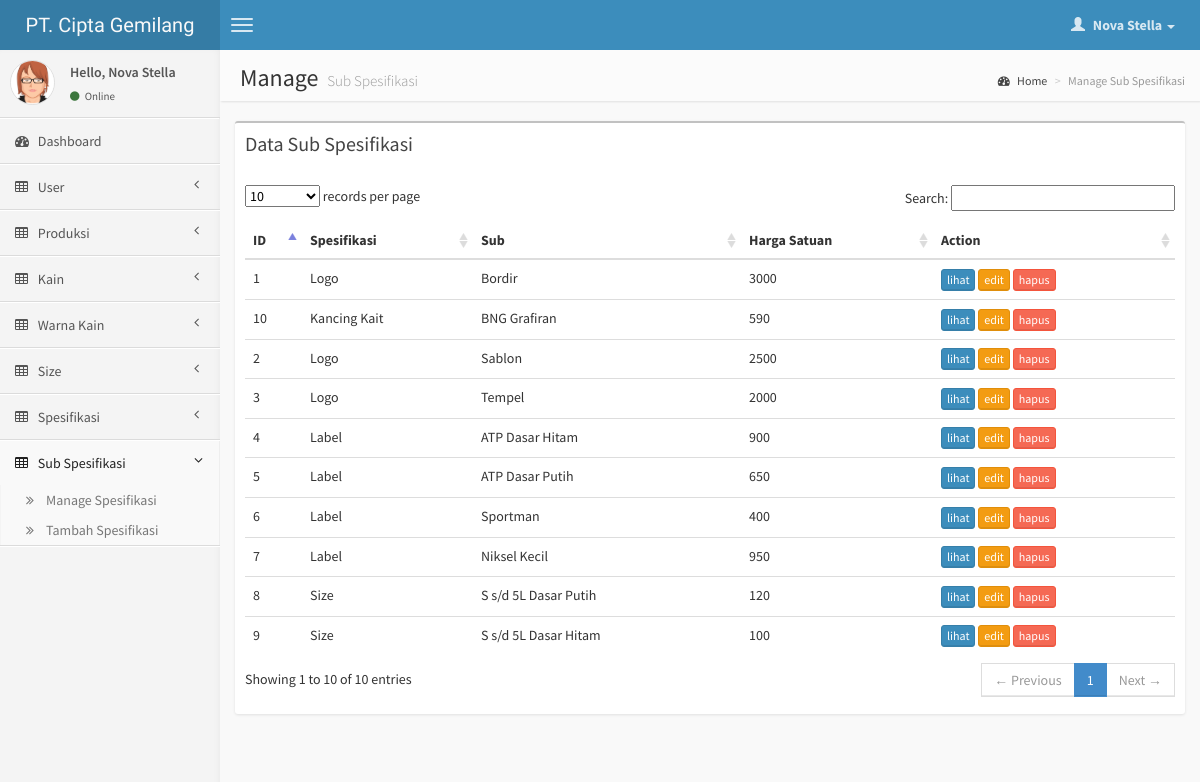
Screenshot of /page/sub-spesifikasi/index.php (signed in) with the database file from the repository.
### tables this page shows
CREATE TABLE IF NOT EXISTS `user` (
  `id_user` int(11) NOT NULL AUTO_INCREMENT,
  `nama` varchar(100) NOT NULL,
  `username` varchar(15) NOT NULL,
  `password` varchar(255) NOT NULL,
  `level` int(11) NOT NULL,
  `date_created` date NOT NULL,
  PRIMARY KEY (`id_user`)
);

CREATE TABLE IF NOT EXISTS `sub_spesifikasi` (
  `id_sub_spesifikasi` int(11) NOT NULL AUTO_INCREMENT,
  `id_spesifikasi` int(11) NOT NULL,
  `nama` varchar(50) NOT NULL,
  `harga` int(11) NOT NULL,
  PRIMARY KEY (`id_sub_spesifikasi`)
);

CREATE TABLE IF NOT EXISTS `spesifikasis` (
  `id_spesifikasi` int(11) NOT NULL AUTO_INCREMENT,
  `spesifikasi` varchar(50) NOT NULL,
  PRIMARY KEY (`id_spesifikasi`)
);

### function.php (called while the page is built, shortened)
<?php
	function getUserInfo($field){
		if(isset($_SESSION['id_user'])){
			$q = mysql_query("select * from user where id_user='$_SESSION[id_user]'");
			$data = mysql_fetch_array($q);
			return $data[$field];
		}
		return false;
	}
	function getSpesifikasi($id){
		$q = mysql_query("select * from spesifikasis where id_spesifikasi='$id'");
		$data = mysql_fetch_array($q);
		return $data['spesifikasi'];
	}
?>

### page/sub-spesifikasi/index.php (the view, shortened to what this page needs)
<?php $pageTitle = 'Manage Sub Spesifikasi'; $pageActive = 'sub_spesifikasi'; ?>
<?php include '../header.php'; ?>
<section class="content-header">
    <h1>
        Manage
        <small>Sub Spesifikasi</small>
    </h1>
    <ol class="breadcrumb">
        <li><a href="#"><i class="fa fa-dashboard"></i> Home</a></li>
        <li class="active">Manage Sub Spesifikasi</li>
    </ol>
</section>
<section class="content">
	 <div class="row">
		<div class="col-xs-12">
		    <div class="box">
		        <div class="box-header">
		            <h3 class="box-title">Data Sub Spesifikasi</h3>
		        </div>
		        <div class="box-body table-responsive">
		            <table class="table table-hover" id="table_data">
		            	<thead>
			            	<tr>
			                    <th>ID</th>
			                    <th>Spesifikasi</th>
			                    <th>Sub</th>
			                    <th>Harga Satuan</th>
			                    <th>Action</th>
			                </tr>
		            	</thead>
		                <tbody>
			                <?php $sql = mysql_query('SELECT * FROM sub_spesifikasi ORDER BY id_sub_spesifikasi DESC'); ?>
			                <?php while($row = mysql_fetch_array($sql) ): ?>
				                <tr>
				                    <td><?php echo $row['id_sub_spesifikasi']; ?></td>
				                    <td><?php echo getSpesifikasi($row['id_spesifikasi']); ?></td>
				                    <td><?php echo $row['nama']; ?></td>
				                    <td><?php echo $row['harga']; ?></td>
				                    <td><a href="view.php?id=<?php echo $row['id_sub_spesifikasi']; ?>" class="btn btn-primary btn-xs">lihat</a> <a href="edit.php?id=<?php echo $row['id_sub_spesifikasi']; ?>" class="btn btn-warning btn-xs">edit</a> <a href="delete.php?id=<?php echo $row['id_sub_spesifikasi']; ?>" onclick="return confirm('Anda yakin akan menghapus ini?')" class="btn btn-danger btn-xs">hapus</a></td>
				                </tr>
				            <?php endwhile; ?>
		                </tbody>
		            </table>
		        </div>
		    </div>
		</div>
		</div>
</section>
<?php include '../footer.php'; ?>

### page/header.php (shortened to what this page needs)
<?php require('../../config/config.php'); require("../../config/session.php"); require("../../function.php");  ?>
<!DOCTYPE html>
<html>
    <head>
        <link href="<?php echo DOMAIN; ?>/css/bootstrap.min.css" rel="stylesheet" type="text/css" />
        <link href="<?php echo DOMAIN; ?>/css/font-awesome.min.css" rel="stylesheet" type="text/css" />
        <link href="<?php echo DOMAIN; ?>/css/ionicons.min.css" rel="stylesheet" type="text/css" />
        <link href="<?php echo DOMAIN; ?>/css/morris/morris.css" rel="stylesheet" type="text/css" />
        <link href="<?php echo DOMAIN; ?>/css/jvectormap/jquery-jvectormap-1.2.2.css" rel="stylesheet" type="text/css" />
        <link href="<?php echo DOMAIN; ?>/css/fullcalendar/fullcalendar.css" rel="stylesheet" type="text/css" />
        <link href="<?php echo DOMAIN; ?>/css/daterangepicker/daterangepicker-bs3.css" rel="stylesheet" type="text/css" />
        <link href="<?php echo DOMAIN; ?>/css/bootstrap-wysihtml5/bootstrap3-wysihtml5.min.css" rel="stylesheet" type="text/css" />
        <link href="../../css/datatables/dataTables.bootstrap.css" rel="stylesheet" type="text/css" />
        <link href="<?php echo DOMAIN; ?>/css/AdminLTE.css" rel="stylesheet" type="text/css" />
    </head>
    <body class="skin-blue">
        <header class="header">
            <a href="index.html" class="logo">
                PT. Cipta Gemilang
            </a>
            <nav class="navbar navbar-static-top" role="navigation">
                <a href="#" class="navbar-btn sidebar-toggle" data-toggle="offcanvas" role="button">
                    <span class="icon-bar"></span>
                    <span class="icon-bar"></span>
                    <span class="icon-bar"></span>
                </a>
                <div class="navbar-right">
                    <ul class="nav navbar-nav">
                        <li class="dropdown user user-menu">
                            <a href="#" class="dropdown-toggle" data-toggle="dropdown">
                                <i class="glyphicon glyphicon-user"></i>
                                <span><?php echo getUserInfo('nama'); ?> <i class="caret"></i></span>
                            </a>
                        </li>
                    </ul>
                </div>
            </nav>
        </header>
        <div class="wrapper row-offcanvas row-offcanvas-left">
            <aside class="left-side sidebar-offcanvas">
                <section class="sidebar">
                    <div class="user-panel">
                        <div class="pull-left image">
                            <img src="<?php echo DOMAIN; ?>/img/avatar3.png" class="img-circle" alt="User Image" />
                        </div>
                        <div class="pull-left info">
                            <p>Hello, <?php echo getUserInfo('nama'); ?></p>
                            <a href="#"><i class="fa fa-circle text-success"></i> Online</a>
                        </div>
                    </div>
                    <ul class="sidebar-menu">
                        <li <?php if($pageActive == 'dashboard'): ?>class="active"<?php endif; ?> >
                            <a href="<?php echo DOMAIN; ?>">
                                <i class="fa fa-dashboard"></i> <span>Dashboard</span>
                            </a>
                        </li>
                        <?php if($_SESSION['level'] == 1): ?>
                        <li class="treeview <?php if($pageActive == 'user'): ?>active<?php endif; ?>">
                            <a href="#">
                                <i class="fa fa-table"></i> <span>User</span>
                                <i class="fa fa-angle-left pull-right"></i>
                            </a>
                        </li>
                        <?php endif; ?>
                        <li class="treeview <?php if($pageActive == 'produksi'): ?>active<?php endif; ?>">
                            <a href="#">
                                <i class="fa fa-table"></i> <span>Produksi</span>
                                <i class="fa fa-angle-left pull-right"></i>
                            </a>
                        </li>
                        <?php if($_SESSION['level'] == 1 || $_SESSION['level'] == 2): ?>
                        <li class="treeview <?php if($pageActive == 'kain'): ?>active<?php endif; ?>">
                            <a href="#">
                                <i class="fa fa-table"></i> <span>Kain</span>
                                <i class="fa fa-angle-left pull-right"></i>
                            </a>
                        </li>
                        <li class="treeview <?php if($pageActive == 'warna'): ?>active<?php endif; ?>">
                            <a href="#">
                                <i class="fa fa-table"></i> <span>Warna Kain</span>
                                <i class="fa fa-angle-left pull-right"></i>
                            </a>
                        </li>
                        <li class="treeview <?php if($pageActive == 'size'): ?>active<?php endif; ?>">
                            <a href="#">
                                <i class="fa fa-table"></i> <span>Size</span>
                                <i class="fa fa-angle-left pull-right"></i>
                            </a>
                        </li>
                        <li class="treeview <?php if($pageActive == 'spesifikasi'): ?>active<?php endif; ?>">
                            <a href="#">
                                <i class="fa fa-table"></i> <span>Spesifikasi</span>
                                <i class="fa fa-angle-left pull-right"></i>
                            </a>
                        </li>
                        <li class="treeview <?php if($pageActive == 'sub_spesifikasi'): ?>active<?php endif; ?>">
                            <a href="#">
                                <i class="fa fa-table"></i> <span>Sub Spesifikasi</span>
                                <i class="fa fa-angle-left pull-right"></i>
                            </a>
                            <ul class="treeview-menu">
                                <li><a href="<?php echo DOMAIN; ?>/page/sub-spesifikasi"><i class="fa fa-angle-double-right"></i>Manage Spesifikasi</a></li>
                                <li><a href="<?php echo DOMAIN; ?>/page/sub-spesifikasi/input.php"><i class="fa fa-angle-double-right"></i>Tambah Spesifikasi</a></li>
                            </ul>
                        </li>
                        <?php endif; ?>
                    </ul>
                </section>
            </aside>
            <aside class="right-side">

### rows the page displays
user: nama "Nova Stella"
sub_spesifikasi: id_sub_spesifikasi "10", id_spesifikasi.spesifikasi "Kancing Kait", nama "BNG Grafiran", harga "590"
sub_spesifikasi: id_sub_spesifikasi "9", id_spesifikasi.spesifikasi "Size", nama "S s/d 5L Dasar Hitam", harga "100"
sub_spesifikasi: id_sub_spesifikasi "8", id_spesifikasi.spesifikasi "Size", nama "S s/d 5L Dasar Putih", harga "120"
sub_spesifikasi: id_sub_spesifikasi "7", id_spesifikasi.spesifikasi "Label", nama "Niksel Kecil", harga "950"
sub_spesifikasi: id_sub_spesifikasi "6", id_spesifikasi.spesifikasi "Label", nama "Sportman", harga "400"
sub_spesifikasi: id_sub_spesifikasi "5", id_spesifikasi.spesifikasi "Label", nama "ATP Dasar Putih", harga "650"
sub_spesifikasi: id_sub_spesifikasi "4", id_spesifikasi.spesifikasi "Label", nama "ATP Dasar Hitam", harga "900"
sub_spesifikasi: id_sub_spesifikasi "3", id_spesifikasi.spesifikasi "Logo", nama "Tempel", harga "2000"
sub_spesifikasi: id_sub_spesifikasi "2", id_spesifikasi.spesifikasi "Logo", nama "Sablon", harga "2500"
sub_spesifikasi: id_sub_spesifikasi "1", id_spesifikasi.spesifikasi "Logo", nama "Bordir", harga "3000"
